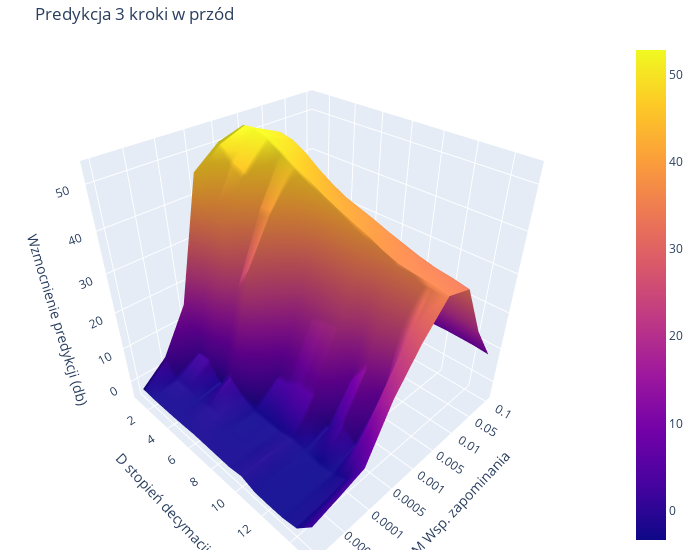

Notebook code cell kept with this figure:
### Code cell
import plotly.graph_objects as go
import numpy as np

result = np.where(prediction_gains_md != 0, prediction_gains_md, float("nan"))
pred = 1

fig = go.Figure(data=[
    go.Surface(z=result[pred]),
    ])

fig.update_layout(scene = dict(
                    xaxis_title='M Wsp. zapominania',
                    yaxis_title='D stopień decymacji',
                    zaxis_title='Wzmocnienie predykcji (db)'),
                    width=700,
                    margin = dict(r=20, b=10, l=10, t=40),
                    title='Predykcja {} kroki w przód'.format(K_FORECAST[pred]),
                    )

fig.update_layout(scene = dict(
                    xaxis = dict(
                        ticktext= [1e-1, 5e-2, 1e-2, 5e-3, 1e-3, 5e-4, 1e-4, 5e-5, 1e-5],
                        tickvals= [i for i in range(mus.shape[0])]),
                    )
                  )

fig.show()

### Figure 1 — Plotly figure (JSON) as saved in the notebook; plotly's stock layout.template omitted (floating-point values rounded to 4 significant figures; data arrays with more than 128 entries replaced by an {"elided": "..."} marker saying what was removed)
{"data": [{"type": "surface", "z": {"elided": "16x9 float values"}}], "layout": {"margin": {"b": 10, "l": 10, "r": 20, "t": 40}, "scene": {"xaxis": {"ticktext": [0.1, 0.05, 0.01, 0.005, 0.001, 0.0005, 0.0001, 5e-05, 1e-05], "tickvals": [0, 1, 2, 3, 4, 5, 6, 7, 8], "title": {"text": "M Wsp. zapominania"}}, "yaxis": {"title": {"text": "D stopień decymacji"}}, "zaxis": {"title": {"text": "Wzmocnienie predykcji (db)"}}}, "title": {"text": "Predykcja 3 kroki w przód"}, "width": 700}}
